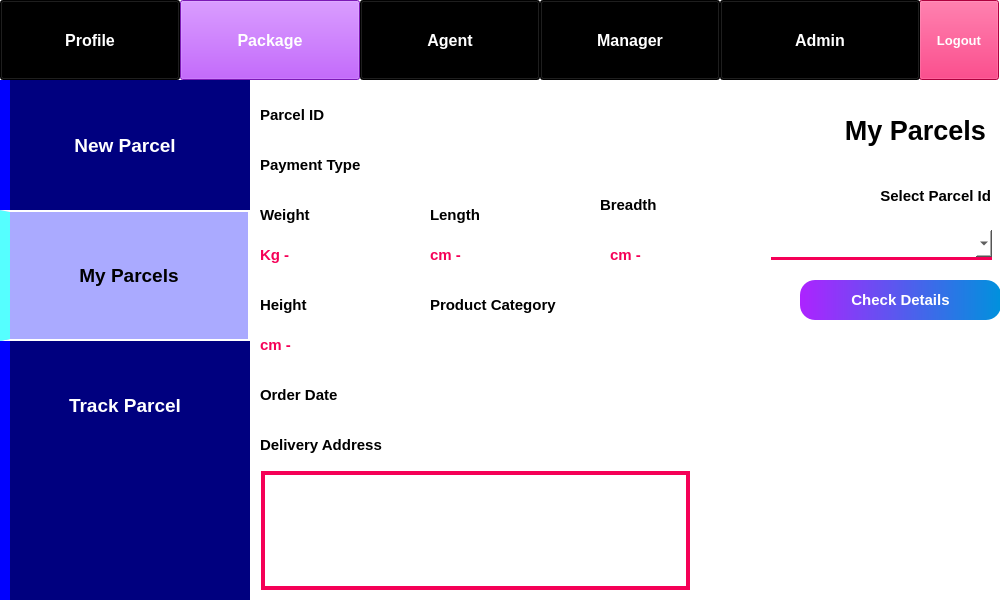
<?xml version="1.0" encoding="UTF-8"?>
<ui version="4.0">
 <class>Form</class>
 <widget class="QWidget" name="Form">
  <property name="geometry">
   <rect>
    <x>0</x>
    <y>0</y>
    <width>1000</width>
    <height>600</height>
   </rect>
  </property>
  <property name="minimumSize">
   <size>
    <width>1000</width>
    <height>600</height>
   </size>
  </property>
  <property name="windowTitle">
   <string>PMS - My Orders</string>
  </property>
  <property name="styleSheet">
   <string notr="true">background-color: rgb(255, 255, 255);</string>
  </property>
  <widget class="QLabel" name="label_9">
   <property name="geometry">
    <rect>
     <x>430</x>
     <y>200</y>
     <width>121</width>
     <height>30</height>
    </rect>
   </property>
   <property name="font">
    <font>
     <pointsize>11</pointsize>
     <weight>75</weight>
     <bold>true</bold>
    </font>
   </property>
   <property name="text">
    <string>Length</string>
   </property>
  </widget>
  <widget class="QLabel" name="label_3">
   <property name="geometry">
    <rect>
     <x>730</x>
     <y>90</y>
     <width>271</width>
     <height>80</height>
    </rect>
   </property>
   <property name="font">
    <font>
     <pointsize>20</pointsize>
     <weight>75</weight>
     <bold>true</bold>
    </font>
   </property>
   <property name="text">
    <string>My Parcels  </string>
   </property>
   <property name="alignment">
    <set>Qt::AlignRight|Qt::AlignTrailing|Qt::AlignVCenter</set>
   </property>
  </widget>
  <widget class="QComboBox" name="comboBox">
   <property name="geometry">
    <rect>
     <x>771</x>
     <y>230</y>
     <width>221</width>
     <height>30</height>
    </rect>
   </property>
   <property name="font">
    <font>
     <pointsize>11</pointsize>
    </font>
   </property>
   <property name="styleSheet">
    <string notr="true">border: none;
border-bottom: 3px solid rgb(245, 0, 87);</string>
   </property>
  </widget>
  <widget class="QLabel" name="label_10">
   <property name="geometry">
    <rect>
     <x>600</x>
     <y>190</y>
     <width>121</width>
     <height>30</height>
    </rect>
   </property>
   <property name="font">
    <font>
     <pointsize>11</pointsize>
     <weight>75</weight>
     <bold>true</bold>
    </font>
   </property>
   <property name="text">
    <string>Breadth</string>
   </property>
  </widget>
  <widget class="QLabel" name="label_15">
   <property name="geometry">
    <rect>
     <x>430</x>
     <y>240</y>
     <width>150</width>
     <height>30</height>
    </rect>
   </property>
   <property name="font">
    <font>
     <pointsize>11</pointsize>
     <weight>75</weight>
     <bold>true</bold>
    </font>
   </property>
   <property name="styleSheet">
    <string notr="true">color: rgb(245, 0, 87);</string>
   </property>
   <property name="text">
    <string>cm -</string>
   </property>
  </widget>
  <widget class="QTextBrowser" name="textBrowser">
   <property name="geometry">
    <rect>
     <x>260</x>
     <y>470</y>
     <width>431</width>
     <height>121</height>
    </rect>
   </property>
   <property name="font">
    <font>
     <pointsize>10</pointsize>
    </font>
   </property>
   <property name="styleSheet">
    <string notr="true">border: 4px solid rgb(245, 0, 87);
margin: 1px;</string>
   </property>
  </widget>
  <widget class="QLabel" name="label_8">
   <property name="geometry">
    <rect>
     <x>260</x>
     <y>200</y>
     <width>121</width>
     <height>30</height>
    </rect>
   </property>
   <property name="font">
    <font>
     <pointsize>11</pointsize>
     <weight>75</weight>
     <bold>true</bold>
    </font>
   </property>
   <property name="text">
    <string>Weight</string>
   </property>
  </widget>
  <widget class="QLabel" name="label_5">
   <property name="geometry">
    <rect>
     <x>260</x>
     <y>100</y>
     <width>170</width>
     <height>30</height>
    </rect>
   </property>
   <property name="font">
    <font>
     <pointsize>11</pointsize>
     <weight>75</weight>
     <bold>true</bold>
    </font>
   </property>
   <property name="text">
    <string>Parcel ID</string>
   </property>
  </widget>
  <widget class="QLabel" name="label_13">
   <property name="geometry">
    <rect>
     <x>260</x>
     <y>430</y>
     <width>200</width>
     <height>30</height>
    </rect>
   </property>
   <property name="font">
    <font>
     <pointsize>11</pointsize>
     <weight>75</weight>
     <bold>true</bold>
    </font>
   </property>
   <property name="text">
    <string>Delivery Address</string>
   </property>
  </widget>
  <widget class="QPushButton" name="pushButton_7">
   <property name="geometry">
    <rect>
     <x>919</x>
     <y>0</y>
     <width>80</width>
     <height>80</height>
    </rect>
   </property>
   <property name="font">
    <font>
     <pointsize>10</pointsize>
     <weight>75</weight>
     <bold>true</bold>
    </font>
   </property>
   <property name="styleSheet">
    <string notr="true">background-color: rgb(245, 0, 87);
color: rgb(255, 255, 255);</string>
   </property>
   <property name="text">
    <string>Logout</string>
   </property>
  </widget>
  <widget class="QPushButton" name="pushButton_4">
   <property name="geometry">
    <rect>
     <x>540</x>
     <y>0</y>
     <width>180</width>
     <height>80</height>
    </rect>
   </property>
   <property name="font">
    <font>
     <pointsize>12</pointsize>
     <weight>75</weight>
     <bold>true</bold>
    </font>
   </property>
   <property name="styleSheet">
    <string notr="true">background-color: rgb(0, 0, 0);
color: rgb(255, 255, 255);</string>
   </property>
   <property name="text">
    <string>Manager</string>
   </property>
  </widget>
  <widget class="QPushButton" name="pushButton_9">
   <property name="geometry">
    <rect>
     <x>0</x>
     <y>210</y>
     <width>250</width>
     <height>131</height>
    </rect>
   </property>
   <property name="font">
    <font>
     <pointsize>14</pointsize>
     <weight>75</weight>
     <bold>true</bold>
    </font>
   </property>
   <property name="styleSheet">
    <string notr="true">background-color: rgb(170, 170, 255);
color: rgb(0, 0, 0);
border: 2px solid white;
border-left: 10px solid rgb(85, 255, 255);</string>
   </property>
   <property name="text">
    <string>My Parcels</string>
   </property>
   <property name="flat">
    <bool>true</bool>
   </property>
  </widget>
  <widget class="QLabel" name="label_4">
   <property name="geometry">
    <rect>
     <x>770</x>
     <y>180</y>
     <width>221</width>
     <height>31</height>
    </rect>
   </property>
   <property name="font">
    <font>
     <pointsize>11</pointsize>
     <weight>75</weight>
     <bold>true</bold>
    </font>
   </property>
   <property name="text">
    <string>Select Parcel Id</string>
   </property>
   <property name="alignment">
    <set>Qt::AlignRight|Qt::AlignTrailing|Qt::AlignVCenter</set>
   </property>
  </widget>
  <widget class="QLabel" name="label_6">
   <property name="geometry">
    <rect>
     <x>440</x>
     <y>100</y>
     <width>300</width>
     <height>30</height>
    </rect>
   </property>
   <property name="font">
    <font>
     <pointsize>11</pointsize>
     <weight>75</weight>
     <bold>true</bold>
    </font>
   </property>
   <property name="styleSheet">
    <string notr="true">color: rgb(245, 0, 87);</string>
   </property>
   <property name="text">
    <string/>
   </property>
  </widget>
  <widget class="QLabel" name="label_18">
   <property name="geometry">
    <rect>
     <x>430</x>
     <y>330</y>
     <width>300</width>
     <height>30</height>
    </rect>
   </property>
   <property name="font">
    <font>
     <pointsize>11</pointsize>
     <weight>75</weight>
     <bold>true</bold>
    </font>
   </property>
   <property name="styleSheet">
    <string notr="true">color: rgb(245, 0, 87);</string>
   </property>
   <property name="text">
    <string/>
   </property>
  </widget>
  <widget class="QLabel" name="label_7">
   <property name="geometry">
    <rect>
     <x>260</x>
     <y>150</y>
     <width>170</width>
     <height>30</height>
    </rect>
   </property>
   <property name="font">
    <font>
     <pointsize>11</pointsize>
     <weight>75</weight>
     <bold>true</bold>
    </font>
   </property>
   <property name="text">
    <string>Payment Type</string>
   </property>
  </widget>
  <widget class="QPushButton" name="pushButton_8">
   <property name="geometry">
    <rect>
     <x>0</x>
     <y>80</y>
     <width>250</width>
     <height>131</height>
    </rect>
   </property>
   <property name="font">
    <font>
     <pointsize>14</pointsize>
     <weight>75</weight>
     <bold>true</bold>
    </font>
   </property>
   <property name="styleSheet">
    <string notr="true">background-color: rgb(0, 0, 127);
color: rgb(255, 255, 255);
border-left: 10px solid rgb(0, 0, 255);</string>
   </property>
   <property name="text">
    <string>New Parcel</string>
   </property>
   <property name="flat">
    <bool>true</bool>
   </property>
  </widget>
  <widget class="QPushButton" name="pushButton_6">
   <property name="geometry">
    <rect>
     <x>800</x>
     <y>280</y>
     <width>201</width>
     <height>40</height>
    </rect>
   </property>
   <property name="font">
    <font>
     <pointsize>11</pointsize>
     <weight>75</weight>
     <bold>true</bold>
    </font>
   </property>
   <property name="styleSheet">
    <string notr="true">background-color: qlineargradient(spread:pad, x1:0, y1:0, x2:1, y2:0, stop:0 rgba(173, 35, 255, 255), stop:1 rgba(0, 145, 221, 255));
color: rgb(255, 255, 255);
border-radius: 15px;</string>
   </property>
   <property name="text">
    <string>Check Details</string>
   </property>
  </widget>
  <widget class="QLabel" name="label_11">
   <property name="geometry">
    <rect>
     <x>260</x>
     <y>290</y>
     <width>121</width>
     <height>30</height>
    </rect>
   </property>
   <property name="font">
    <font>
     <pointsize>11</pointsize>
     <weight>75</weight>
     <bold>true</bold>
    </font>
   </property>
   <property name="text">
    <string>Height</string>
   </property>
  </widget>
  <widget class="QLabel" name="label_16">
   <property name="geometry">
    <rect>
     <x>610</x>
     <y>240</y>
     <width>150</width>
     <height>30</height>
    </rect>
   </property>
   <property name="font">
    <font>
     <pointsize>11</pointsize>
     <weight>75</weight>
     <bold>true</bold>
    </font>
   </property>
   <property name="styleSheet">
    <string notr="true">color: rgb(245, 0, 87);</string>
   </property>
   <property name="text">
    <string>cm -</string>
   </property>
  </widget>
  <widget class="QLabel" name="label_17">
   <property name="geometry">
    <rect>
     <x>260</x>
     <y>330</y>
     <width>150</width>
     <height>30</height>
    </rect>
   </property>
   <property name="font">
    <font>
     <pointsize>11</pointsize>
     <weight>75</weight>
     <bold>true</bold>
    </font>
   </property>
   <property name="styleSheet">
    <string notr="true">color: rgb(245, 0, 87);</string>
   </property>
   <property name="text">
    <string>cm -</string>
   </property>
  </widget>
  <widget class="QPushButton" name="pushButton">
   <property name="geometry">
    <rect>
     <x>0</x>
     <y>0</y>
     <width>180</width>
     <height>80</height>
    </rect>
   </property>
   <property name="font">
    <font>
     <pointsize>12</pointsize>
     <weight>75</weight>
     <bold>true</bold>
    </font>
   </property>
   <property name="styleSheet">
    <string notr="true">background-color: rgb(0, 0, 0);
color: rgb(255, 255, 255);</string>
   </property>
   <property name="text">
    <string>Profile</string>
   </property>
  </widget>
  <widget class="QPushButton" name="pushButton_10">
   <property name="geometry">
    <rect>
     <x>0</x>
     <y>340</y>
     <width>250</width>
     <height>131</height>
    </rect>
   </property>
   <property name="font">
    <font>
     <pointsize>14</pointsize>
     <weight>75</weight>
     <bold>true</bold>
    </font>
   </property>
   <property name="styleSheet">
    <string notr="true">background-color: rgb(0, 0, 127);
color: rgb(255, 255, 255);
border-left: 10px solid rgb(0, 0, 255);</string>
   </property>
   <property name="text">
    <string>Track Parcel</string>
   </property>
   <property name="flat">
    <bool>true</bool>
   </property>
  </widget>
  <widget class="QPushButton" name="pushButton_3">
   <property name="geometry">
    <rect>
     <x>360</x>
     <y>0</y>
     <width>180</width>
     <height>80</height>
    </rect>
   </property>
   <property name="font">
    <font>
     <pointsize>12</pointsize>
     <weight>75</weight>
     <bold>true</bold>
    </font>
   </property>
   <property name="styleSheet">
    <string notr="true">background-color: rgb(0, 0, 0);
color: rgb(255, 255, 255);</string>
   </property>
   <property name="text">
    <string>Agent</string>
   </property>
  </widget>
  <widget class="QLabel" name="label_21">
   <property name="geometry">
    <rect>
     <x>440</x>
     <y>150</y>
     <width>300</width>
     <height>30</height>
    </rect>
   </property>
   <property name="font">
    <font>
     <pointsize>11</pointsize>
     <weight>75</weight>
     <bold>true</bold>
    </font>
   </property>
   <property name="styleSheet">
    <string notr="true">color: rgb(245, 0, 87);</string>
   </property>
   <property name="text">
    <string/>
   </property>
  </widget>
  <widget class="QLabel" name="label_20">
   <property name="geometry">
    <rect>
     <x>430</x>
     <y>380</y>
     <width>250</width>
     <height>30</height>
    </rect>
   </property>
   <property name="font">
    <font>
     <pointsize>11</pointsize>
     <weight>75</weight>
     <bold>true</bold>
    </font>
   </property>
   <property name="styleSheet">
    <string notr="true">color: rgb(245, 0, 87);</string>
   </property>
   <property name="text">
    <string/>
   </property>
  </widget>
  <widget class="QLabel" name="label_2">
   <property name="geometry">
    <rect>
     <x>710</x>
     <y>340</y>
     <width>291</width>
     <height>251</height>
    </rect>
   </property>
   <property name="text">
    <string/>
   </property>
   <property name="pixmap">
    <pixmap>../images/my parcels.png</pixmap>
   </property>
   <property name="scaledContents">
    <bool>true</bool>
   </property>
  </widget>
  <widget class="QLabel" name="label_14">
   <property name="geometry">
    <rect>
     <x>260</x>
     <y>240</y>
     <width>150</width>
     <height>30</height>
    </rect>
   </property>
   <property name="font">
    <font>
     <pointsize>11</pointsize>
     <weight>75</weight>
     <bold>true</bold>
    </font>
   </property>
   <property name="styleSheet">
    <string notr="true">color: rgb(245, 0, 87);</string>
   </property>
   <property name="text">
    <string>Kg -</string>
   </property>
  </widget>
  <widget class="QPushButton" name="pushButton_2">
   <property name="geometry">
    <rect>
     <x>180</x>
     <y>0</y>
     <width>180</width>
     <height>80</height>
    </rect>
   </property>
   <property name="font">
    <font>
     <pointsize>12</pointsize>
     <weight>75</weight>
     <bold>true</bold>
    </font>
   </property>
   <property name="styleSheet">
    <string notr="true">background-color: rgb(173, 35, 255);
color: rgb(255, 255, 255);</string>
   </property>
   <property name="text">
    <string>Package</string>
   </property>
  </widget>
  <widget class="QLabel" name="label_19">
   <property name="geometry">
    <rect>
     <x>260</x>
     <y>380</y>
     <width>150</width>
     <height>30</height>
    </rect>
   </property>
   <property name="font">
    <font>
     <pointsize>11</pointsize>
     <weight>75</weight>
     <bold>true</bold>
    </font>
   </property>
   <property name="text">
    <string>Order Date</string>
   </property>
  </widget>
  <widget class="QPushButton" name="pushButton_5">
   <property name="geometry">
    <rect>
     <x>720</x>
     <y>0</y>
     <width>200</width>
     <height>80</height>
    </rect>
   </property>
   <property name="font">
    <font>
     <pointsize>12</pointsize>
     <weight>75</weight>
     <bold>true</bold>
    </font>
   </property>
   <property name="styleSheet">
    <string notr="true">background-color: rgb(0, 0, 0);
color: rgb(255, 255, 255);</string>
   </property>
   <property name="text">
    <string>Admin</string>
   </property>
  </widget>
  <widget class="QLabel" name="label">
   <property name="geometry">
    <rect>
     <x>0</x>
     <y>80</y>
     <width>250</width>
     <height>520</height>
    </rect>
   </property>
   <property name="styleSheet">
    <string notr="true">background-color: rgb(0, 0, 127);
border-left: 10px solid rgb(0, 0, 255);</string>
   </property>
   <property name="text">
    <string/>
   </property>
  </widget>
  <widget class="QLabel" name="label_12">
   <property name="geometry">
    <rect>
     <x>430</x>
     <y>290</y>
     <width>200</width>
     <height>30</height>
    </rect>
   </property>
   <property name="font">
    <font>
     <pointsize>11</pointsize>
     <weight>75</weight>
     <bold>true</bold>
    </font>
   </property>
   <property name="text">
    <string>Product Category</string>
   </property>
  </widget>
  <zorder>label_9</zorder>
  <zorder>label_3</zorder>
  <zorder>comboBox</zorder>
  <zorder>label_10</zorder>
  <zorder>label_15</zorder>
  <zorder>textBrowser</zorder>
  <zorder>label_8</zorder>
  <zorder>label_5</zorder>
  <zorder>label_13</zorder>
  <zorder>pushButton_7</zorder>
  <zorder>pushButton_4</zorder>
  <zorder>label_4</zorder>
  <zorder>label_6</zorder>
  <zorder>label_18</zorder>
  <zorder>label_7</zorder>
  <zorder>pushButton_6</zorder>
  <zorder>label_11</zorder>
  <zorder>label_16</zorder>
  <zorder>label_17</zorder>
  <zorder>pushButton</zorder>
  <zorder>pushButton_3</zorder>
  <zorder>label_21</zorder>
  <zorder>label_20</zorder>
  <zorder>label_2</zorder>
  <zorder>label_14</zorder>
  <zorder>pushButton_2</zorder>
  <zorder>label_19</zorder>
  <zorder>pushButton_5</zorder>
  <zorder>label</zorder>
  <zorder>label_12</zorder>
  <zorder>pushButton_10</zorder>
  <zorder>pushButton_8</zorder>
  <zorder>pushButton_9</zorder>
 </widget>
 <resources/>
 <connections/>
</ui>
